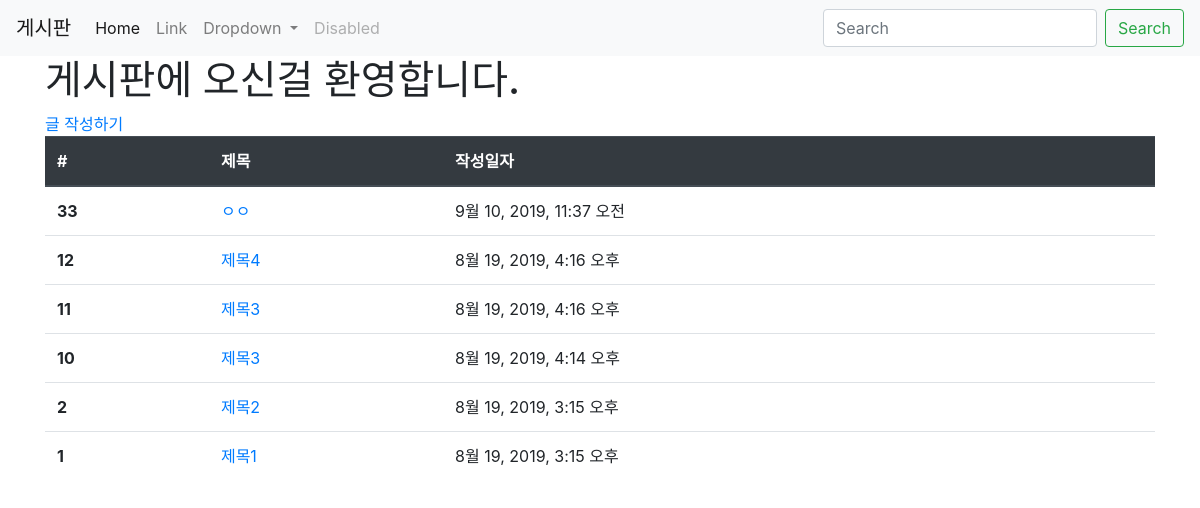
/articles/, run on an earlier commit of the app's database.
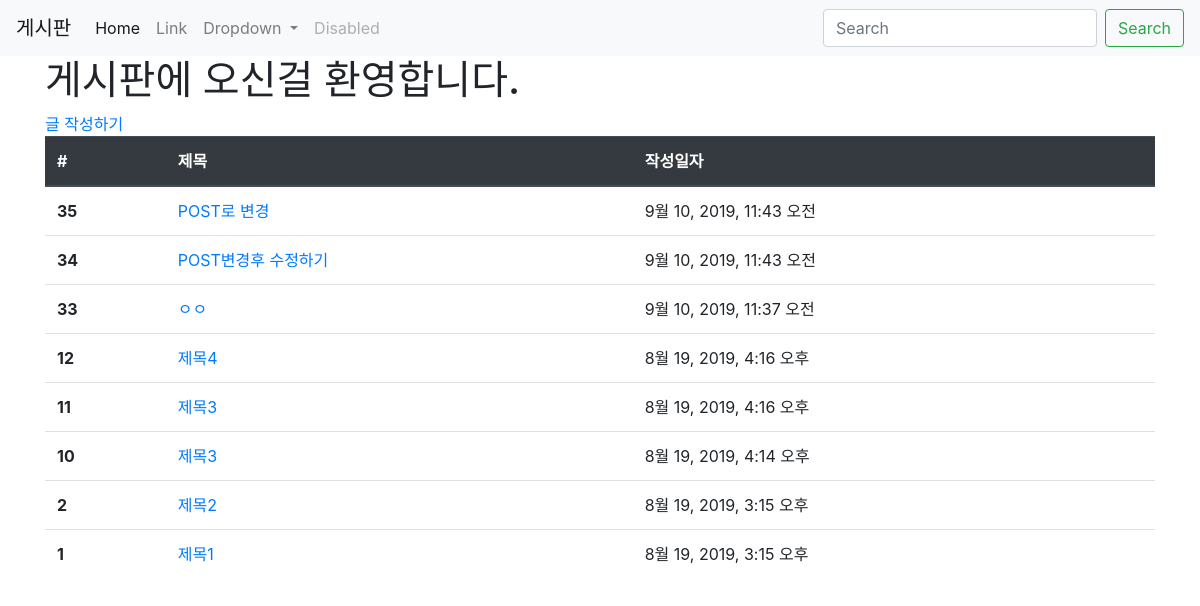
And on a later commit of the database.
### articles/models.py (models this page shows, shortened)
class Article(models.Model):
    title = models.CharField(max_length=10)
    content = models.TextField()
    created_at = models.DateTimeField(auto_now_add=True)
    updated_at = models.DateTimeField(auto_now=True)

### articles/views.py (the view)
# urls.py: path('', views.index, name='index'),
def index(request):
    articles = Article.objects.order_by('-id')
    context = {
        'articles' : articles
    }
    return render(request, 'articles/index.html', context)

### articles/templates/articles/index.html
{% extends 'articles/base.html' %}
{% block body %}
  <h1>게시판에 오신걸 환영합니다.</h1>
  <a href="{% url 'articles:create' %}">글 작성하기</a>
  <table class="table">
  <thead class="thead-dark">
    <tr>
      <th scope="col">#</th>
      <th scope="col">제목</th>
      <th scope="col">작성일자</th>
    </tr>
  </thead>
  <tbody>
  {% for article in articles %}
    <tr>
      <th scope="row">{{ article.id }}</th>
      <td>
      <a href="{% url 'articles:detail' article.pk %}">{{ article.title }}</a>
      </td>
      <td>{{ article.created_at }}</td>
    </tr>
    {% endfor %}
  </tbody>
</table>
{% endblock %}

What changed in the data, as far as the page shows it:
added Article: id "35", title "POST로 변경", created_at "9월 10, 2019, 11:43 오전"
added Article: id "34", title "POST변경후 수정하기", created_at "9월 10, 2019, 11:43 오전"
